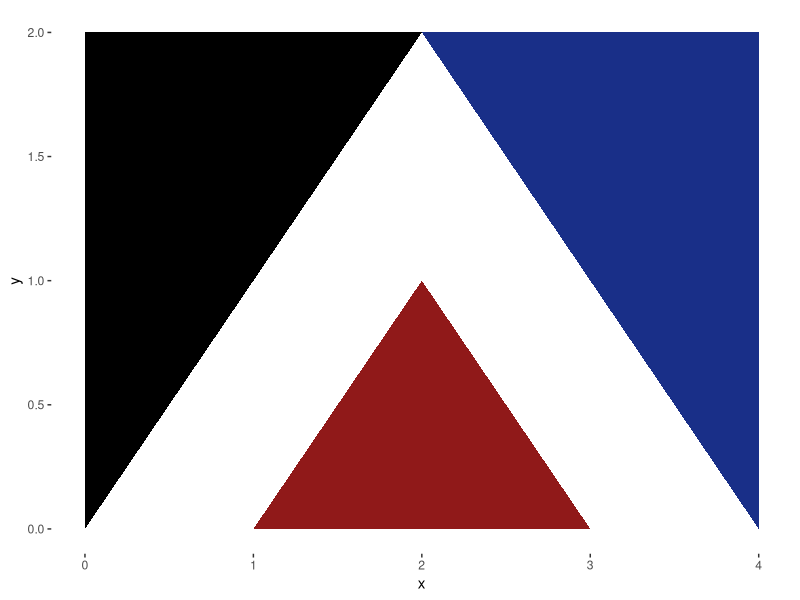

Source code (R):
## Make a Red Peak flag with ggplot2

library(ggplot2)

red_peak <- data.frame(
	shapes = factor(rep(c(1,2,3), each = 3)),
	x = c(1,3,2,0,0,2,4,4,2),
	y = c(0,0,1,0,2,2,0,2,2),
	stringsAsFactors = FALSE)
cols = c("#901919", "#000000", "#192F88")

png(filename = "redpeak.png", width = 800, height = 400)

ggplot(red_peak, aes(x=x, y=y)) +
	geom_polygon(aes(fill=shapes, group=shapes)) +
	scale_fill_manual(values = cols) +
	theme(panel.grid.major = element_blank(),
	legend.position = "none",
	panel.grid.minor = element_blank(),
	panel.background = element_rect(fill = 'white'))

dev.off()